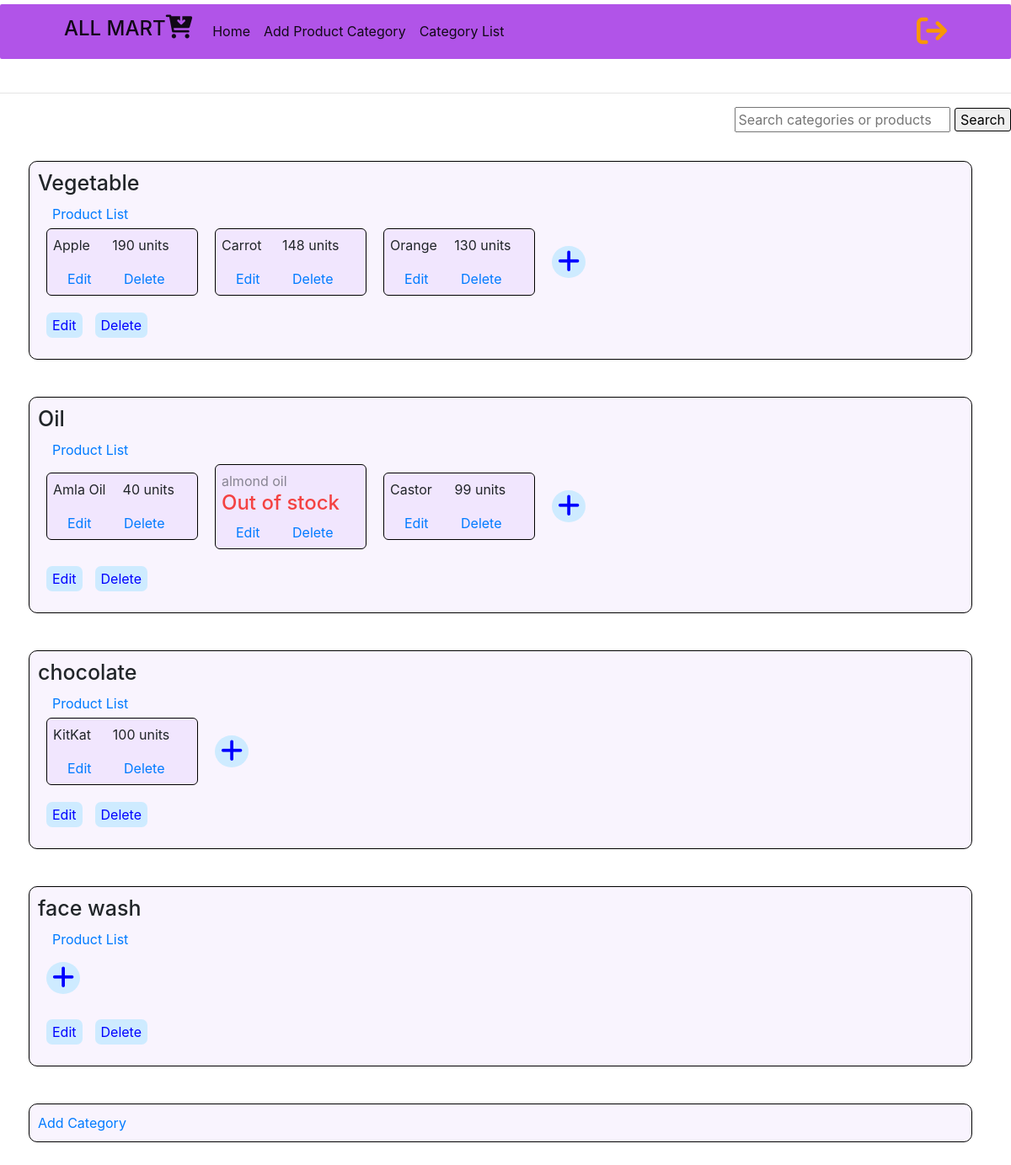
The app's page /dashboard2 (signed in) with its own data.
### app.py (models this page shows)
class Categories(db.Model, UserMixin):
    category_id=db.Column(db.Integer, primary_key=True)
    category_name = db.Column(db.String(20),nullable=False,unique=True)
    c_products = db.relationship('Products',backref="p_category")

class Products(db.Model,UserMixin):
    product_id=db.Column(db.Integer,primary_key=True)
    product_name=db.Column(db.String(20),nullable=False, unique=True)
    product_unit=db.Column(db.String(10),nullable=False)
    product_rate=db.Column(db.Integer,nullable=False)
    product_quantity=db.Column(db.Integer,nullable=False)
    p_category_id=db.Column(db.Integer(),db.ForeignKey("categories.category_id"), nullable=False)

### app.py (the view)
@app.route('/dashboard2', methods=['POST','GET'])
@login_required
def dashboard2():
    category = Categories.query.all()
    product=Products.query.all()
    return render_template("dashboard2.html",category=category,product=product)

### app.py (called while the page is built)
@login_manager.user_loader
def load_user(user_id):
    return User.query.get(int(user_id))

### templates/dashboard2.html (shortened to what this page needs)
{% include 'header.html' %}
{% block body %}
<div class="top-bar">
<div class="search-box">
  <form action="/search" method="GET">
    <input type="text" name="query" placeholder="Search categories or products">
    <button id="search-button" type="submit">Search</button>
  </form>
</div>
</div>
  <div class="categories-container">
    {% for cat in category %}
      <div class="category-box">
        <h2 style="margin-bottom: 10px;">{{ cat.category_name }}</h2>
        <div class="category-actions">
          <a class="buttons-manager" href="/{{ cat.category_id }}/products">Product List</a><br>
          <div class="product-list">
            {% for pod in product if pod.p_category_id == cat.category_id %}
              <div class="product-box">
                <div class="product-details">
                  {% if pod.product_quantity>0 %}
                    <div class="product-name-rate">
                    <p>{{ pod.product_name }}</p>
                    <p>{{ pod.product_quantity }} units </p><br>
                    </div>
                    <a class="buttons-manager product-add-edit-delete" href="/{{pod.product_id}}/edit" title="Update this product">Edit</a>
                    <a class="buttons-manager product-add-edit-delete" href="/{{ pod.product_id }}/delete" title="Delete this product">Delete</a>
                  {%else%}
                    <span style="opacity: 0.5;">{{ pod.product_name }}<br></span>
                    <h4 style="color: rgb(244, 66, 66);">Out of stock</h4>
                    <a class="buttons-manager product-add-edit-delete" href="/{{pod.product_id}}/edit" title="Update this product">Edit</a>
                    <a class="buttons-manager product-add-edit-delete" href="/{{ pod.product_id }}/delete" title="Delete this product">Delete</a>
                  {%endif%}
                </div>
              </div>
            {% endfor %}
            <a class="buttons-manager add-edit-delete" id="add-prdouct-manager" href="/{{ cat.category_id }}/add">  <i class="fa fa-plus" style="font-size:30px;" title="Add new product" ></i></a><br>
          </div>
          <div class="add-edit-delete-buttons-div">
          <a class="buttons-manager add-edit-delete" href="/{{ cat.category_id }}/cedit" title="Edit this category">Edit</a>
          <a class="buttons-manager add-edit-delete" href="/{{ cat.category_id }}/cdelete" title="Delete this Category">Delete</a>
          </div>
        </div>
      </div><br>
    {% endfor %}
    <div class="category-box add-box">
      <a class="add-category-link" href="/create">Add Category</a>
    </div>
  </div>
{% endblock %}

### templates/header.html (shortened to what this page needs)
<!DOCTYPE html>
<html lang="en">
<head>
    <link rel="stylesheet" href="https://stackpath.bootstrapcdn.com/bootstrap/4.4.1/css/bootstrap.min.css">
    <link rel="stylesheet" href="{{ url_for('static',filename='css/dashboard2.css')}}">
    <link rel="stylesheet" href="https://cdnjs.cloudflare.com/ajax/libs/font-awesome/6.0.0-beta3/css/all.min.css" />
</head>
<body>
<div class="manager-header" >
    <div class="container">
<nav class="navbar navbar-expand-lg navbar-light " >
    <div class="container-fluid">
      <a class="navbar-brand" href="/"><h4>ALL MART<i class='fas fa-cart-arrow-down' style='font-size:28px'></i></h4></a>
      <div class="collapse navbar-collapse" id="navbarNav">
        <ul class="navbar-nav">
          <li class="nav-item">
            <a class="nav-link active" aria-current="page" href="/dashboard2">Home</a>
          </li>
          <li class="nav-item">
            <a class="nav-link active" href="/create">Add Product Category</a>
          </li>
          <li class="nav-item">
            <a class="nav-link active" href="/list">Category List</a>
          </li>
        </ul>
      </div>
      <a href="{{url_for('manager_login')}}" title="Logout"><i class="fa fa-sign-out" style="font-size:36px; color: rgb(249, 151, 4);"></i></a>
    </div>
  </nav>
</div>
</div>
<br><hr>
</body>
</html>

### static/css/dashboard2.css (style rules this page uses)
body { background-image: "/Users/yogeshberwal/Downloads/newProject/ipTNlRlwds/Main/Code/static/fruits.jpeg"; }
.manager-header { background-color: rgb(177, 84, 232); margin-top: 5px; border-radius: 2px; position: sticky; top: 0; }
.search-box { display: flex; justify-content: end; }
h2 { font-size: 25px; }
.top-bar { display: flex; justify-content: space-between; }
#search-button { border: 1.5px black solid; border-radius: 3px; }
.categories-container { width:95%; margin:2%; display: flex; flex-direction: column; }
.category-box { border: 1.6px black solid; margin:10px; padding:10px; border-radius: 10px; background-color: rgba(231, 215, 251, 0.269); overflow-y: auto }
.product-list { display: flex; align-items: center; }
.product-box { background-color: rgba(218, 193, 249, 0.269);; border: 1.5px black solid; border-radius: 6px; padding: 7px; margin: 5px 10px; width: 180px; display: flex; min-width: 135px; max-height: 104.74px; }
.product-details { width:100% }
#add-prdouct-manager { border-radius: 50%; height: fit-content; width: fit-content; }
.product-name-rate { display: flex; justify-content: space-between; }
.buttons-manager { border-radius: 7px; margin:15px 10px; padding:3px 7px; }
.add-edit-delete { background-color: rgba(127, 219, 255, 0.361); margin-right: 5px; color: blue; font-weight: 400; width:20; }
.add-edit-delete-buttons-div { display:flex }

### records on screen
Categories: category_name "Vegetable"
Products: product_name "Apple", product_quantity "190"
Products: product_name "Carrot", product_quantity "148"
Products: product_name "Orange", product_quantity "130"
Categories: category_name "Oil"
Products: product_name "Amla Oil", product_quantity "40"
Products: product_name "almond oil"
Products: product_name "Castor", product_quantity "99"
Categories: category_name "chocolate"
Products: product_name "KitKat", product_quantity "100"
Categories: category_name "face wash"
